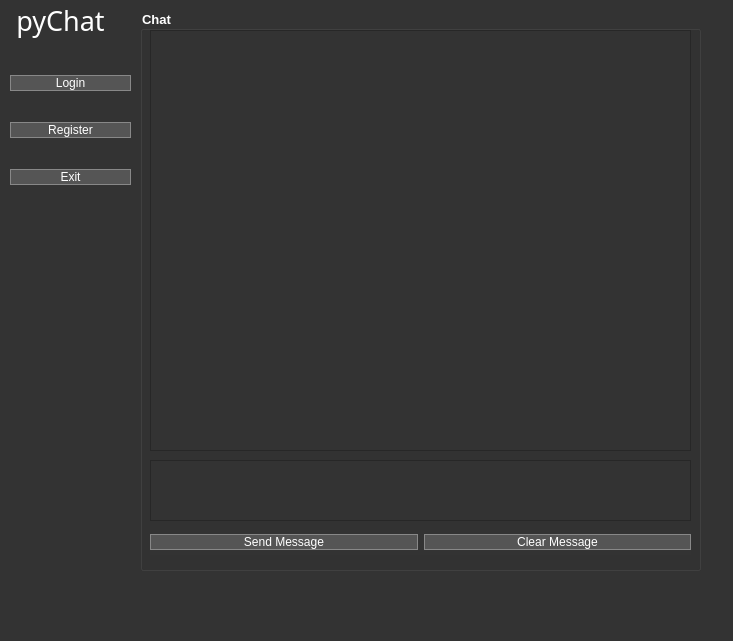
<?xml version="1.0" encoding="UTF-8"?>
<ui version="4.0">
 <class>applicationScreen_MainWindow</class>
 <widget class="QMainWindow" name="applicationScreen_MainWindow">
  <property name="geometry">
   <rect>
    <x>0</x>
    <y>0</y>
    <width>733</width>
    <height>641</height>
   </rect>
  </property>
  <property name="windowTitle">
   <string>MainWindow</string>
  </property>
  <property name="styleSheet">
   <string notr="true">QWidget {
    background-color: #333333;
    color: #ffffff;
}

QLabel {
    color: #ffffff;
}

QPushButton {
    background-color: #555555;
    color: #ffffff;
    border: 1px solid #888888;
}</string>
  </property>
  <widget class="QWidget" name="centralwidget">
   <widget class="QLabel" name="applicationTitle_label">
    <property name="geometry">
     <rect>
      <x>0</x>
      <y>0</y>
      <width>121</width>
      <height>41</height>
     </rect>
    </property>
    <property name="font">
     <font>
      <family>MS Gothic</family>
      <pointsize>20</pointsize>
      <weight>50</weight>
      <bold>false</bold>
     </font>
    </property>
    <property name="text">
     <string>pyChat</string>
    </property>
    <property name="alignment">
     <set>Qt::AlignCenter</set>
    </property>
   </widget>
   <widget class="QTextBrowser" name="chatLog_textBrowser">
    <property name="geometry">
     <rect>
      <x>150</x>
      <y>30</y>
      <width>541</width>
      <height>421</height>
     </rect>
    </property>
   </widget>
   <widget class="QTextEdit" name="inputChat_textEdit">
    <property name="geometry">
     <rect>
      <x>150</x>
      <y>460</y>
      <width>541</width>
      <height>61</height>
     </rect>
    </property>
   </widget>
   <widget class="QGroupBox" name="chatBox_groupBox">
    <property name="geometry">
     <rect>
      <x>140</x>
      <y>10</y>
      <width>561</width>
      <height>561</height>
     </rect>
    </property>
    <property name="font">
     <font>
      <pointsize>10</pointsize>
      <weight>75</weight>
      <bold>true</bold>
     </font>
    </property>
    <property name="title">
     <string>Chat</string>
    </property>
    <widget class="QWidget" name="layoutWidget">
     <property name="geometry">
      <rect>
       <x>10</x>
       <y>520</y>
       <width>541</width>
       <height>25</height>
      </rect>
     </property>
     <layout class="QHBoxLayout" name="horizontalLayout">
      <item>
       <widget class="QPushButton" name="sendMessage_pushButton">
        <property name="text">
         <string>Send Message</string>
        </property>
       </widget>
      </item>
      <item>
       <widget class="QPushButton" name="clearMessage_pushButton">
        <property name="text">
         <string>Clear Message</string>
        </property>
       </widget>
      </item>
     </layout>
     <zorder>clearMessage_pushButton</zorder>
     <zorder>sendMessage_pushButton</zorder>
    </widget>
   </widget>
   <widget class="QWidget" name="layoutWidget">
    <property name="geometry">
     <rect>
      <x>10</x>
      <y>50</y>
      <width>121</width>
      <height>161</height>
     </rect>
    </property>
    <layout class="QVBoxLayout" name="verticalLayout">
     <item>
      <widget class="QPushButton" name="login_pushButton">
       <property name="text">
        <string>Login</string>
       </property>
      </widget>
     </item>
     <item>
      <widget class="QPushButton" name="register_pushButton">
       <property name="text">
        <string>Register</string>
       </property>
      </widget>
     </item>
     <item>
      <widget class="QPushButton" name="exit_pushButton">
       <property name="text">
        <string>Exit</string>
       </property>
      </widget>
     </item>
    </layout>
   </widget>
   <zorder>chatBox_groupBox</zorder>
   <zorder>layoutWidget</zorder>
   <zorder>applicationTitle_label</zorder>
   <zorder>inputChat_textEdit</zorder>
   <zorder>chatLog_textBrowser</zorder>
  </widget>
  <widget class="QMenuBar" name="menubar">
   <property name="geometry">
    <rect>
     <x>0</x>
     <y>0</y>
     <width>733</width>
     <height>21</height>
    </rect>
   </property>
  </widget>
  <widget class="QStatusBar" name="statusbar"/>
 </widget>
 <resources/>
 <connections/>
</ui>
